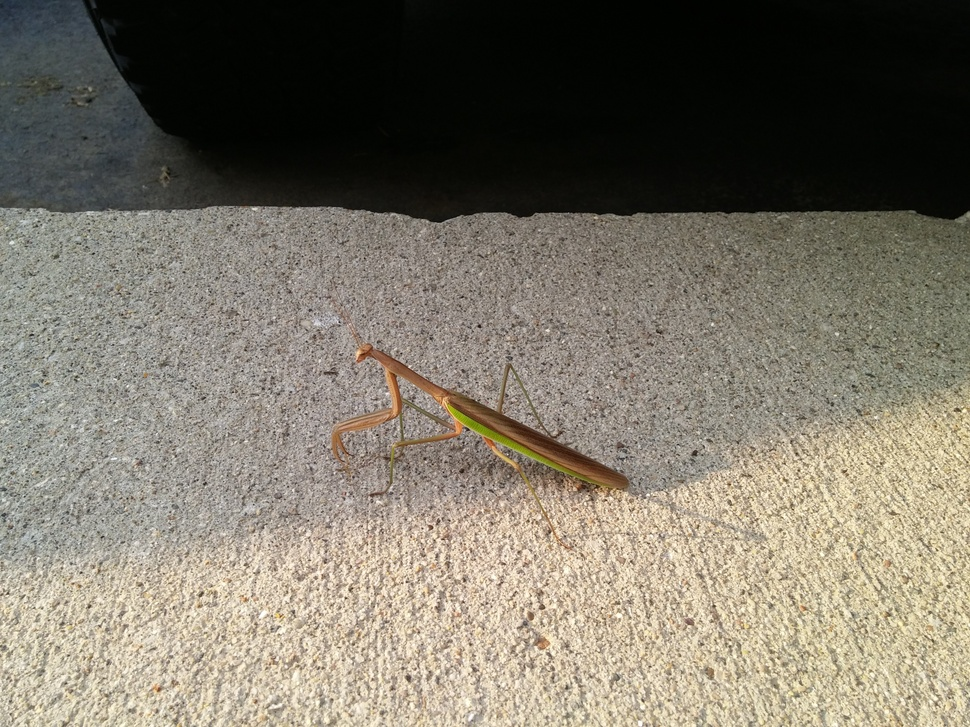
#> input picture 05_cropping_rotating_resizing/mantis.jpg, 970 x 727 px, shrunk from 4160 x 3120 before the run
$ python mirror_image.py
#> lines starting #> are read from the running program, lines starting #| are printed output that depends on the picture
# mirror_image.py

from PIL import Image


def mirror(image_path, output_image_path):
#> called with image_path = 'mantis.jpg', output_image_path = 'mantis_mirrored.jpg'
    image = Image.open(image_path)
#> image is the input picture: PIL image 970x727 RGB; mean R, G, B 124.3, 118, 104.7
    mirror_image = image.transpose(Image.FLIP_LEFT_RIGHT)
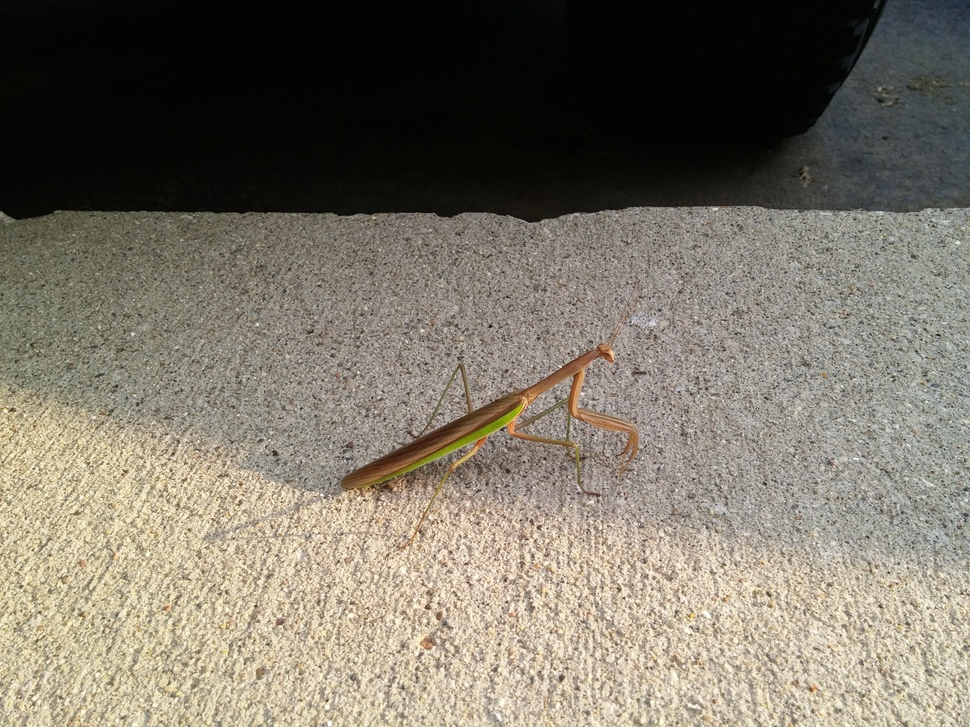
#> mirror_image: PIL image 970x727 RGB; mean R, G, B 124.3, 118, 104.7
    mirror_image.save(output_image_path)


if __name__ == "__main__":
    image = "mantis.jpg"
    mirror(image, "mantis_mirrored.jpg")

$ run again, with 05_cropping_rotating_resizing/dragonfly.jpg copied over 05_cropping_rotating_resizing/mantis.jpg
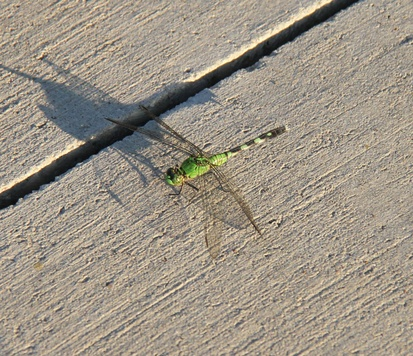
#> input picture 05_cropping_rotating_resizing/dragonfly.jpg, 413 x 356 px, shrunk from 1770 x 1528 before the run
#> in mirror, image is the input picture: PIL image 413x356 RGB; mean R, G, B 156.8, 147.6, 133.4
#> in mirror, `mirror_image = image.transpose(Image.FLIP_LEFT_RIGHT)`:
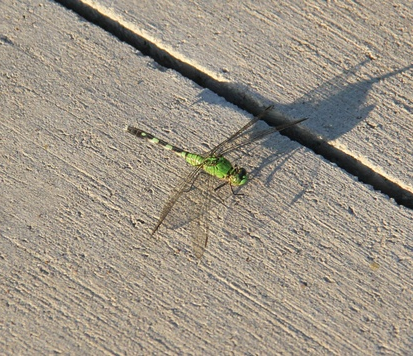
#> mirror_image: PIL image 413x356 RGB; mean R, G, B 156.8, 147.6, 133.4

$ run again, with 05_cropping_rotating_resizing/pilot_knob.jpg copied over 05_cropping_rotating_resizing/mantis.jpg
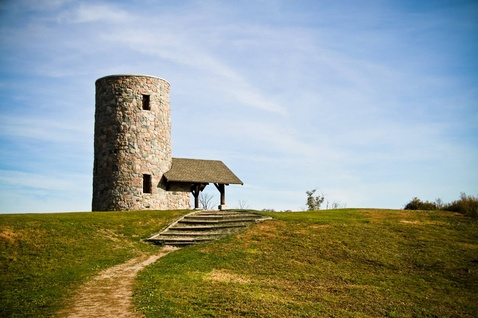
#> input picture 05_cropping_rotating_resizing/pilot_knob.jpg, 478 x 318 px, shrunk from 2048 x 1365 before the run
#> in mirror, image is the input picture: PIL image 478x318 RGB; mean R, G, B 144.8, 152.6, 143.9
#> in mirror, `mirror_image = image.transpose(Image.FLIP_LEFT_RIGHT)`:
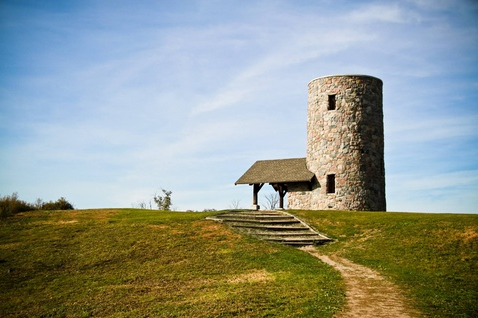
#> mirror_image: PIL image 478x318 RGB; mean R, G, B 144.8, 152.6, 143.9
